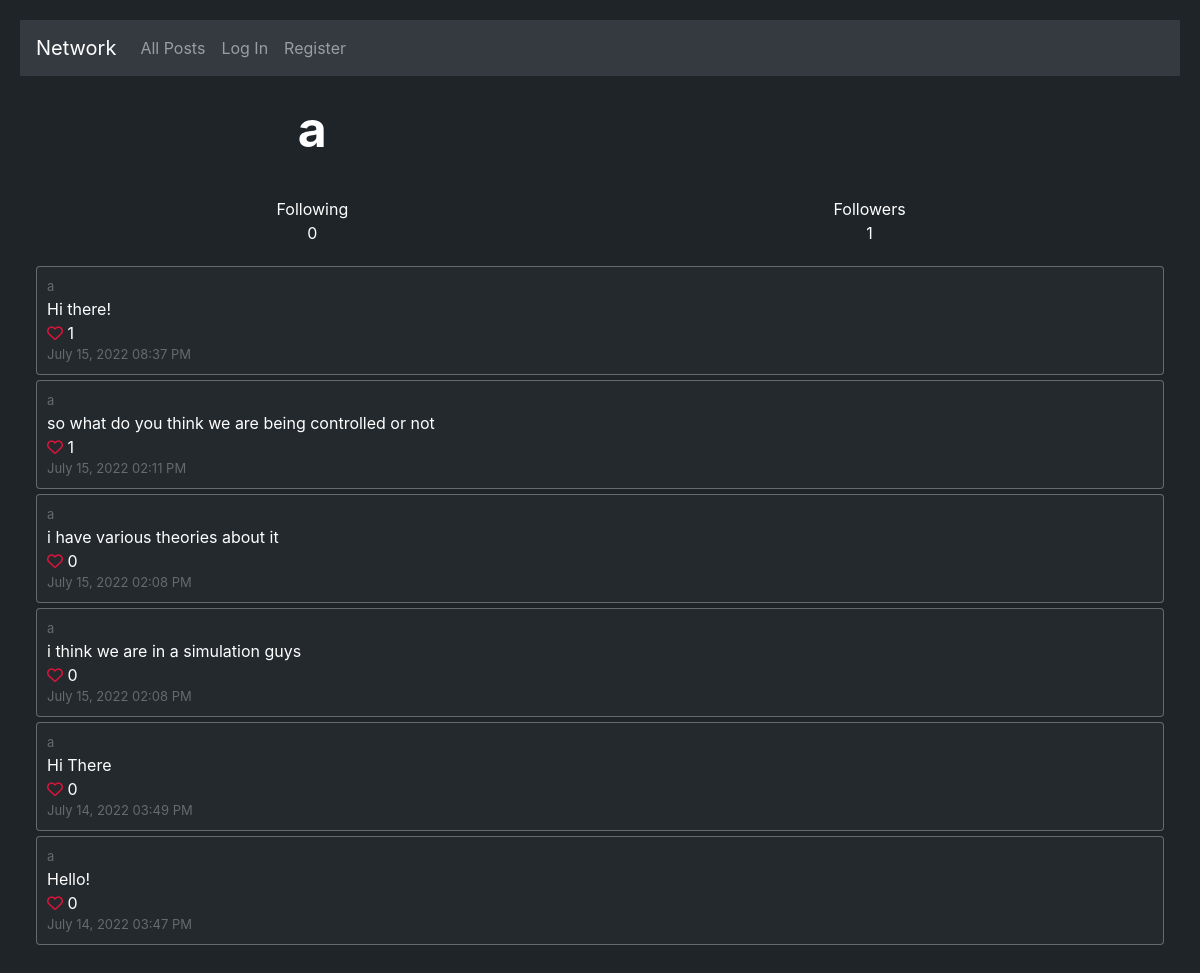
/user/a, run on an earlier commit of the app's database.
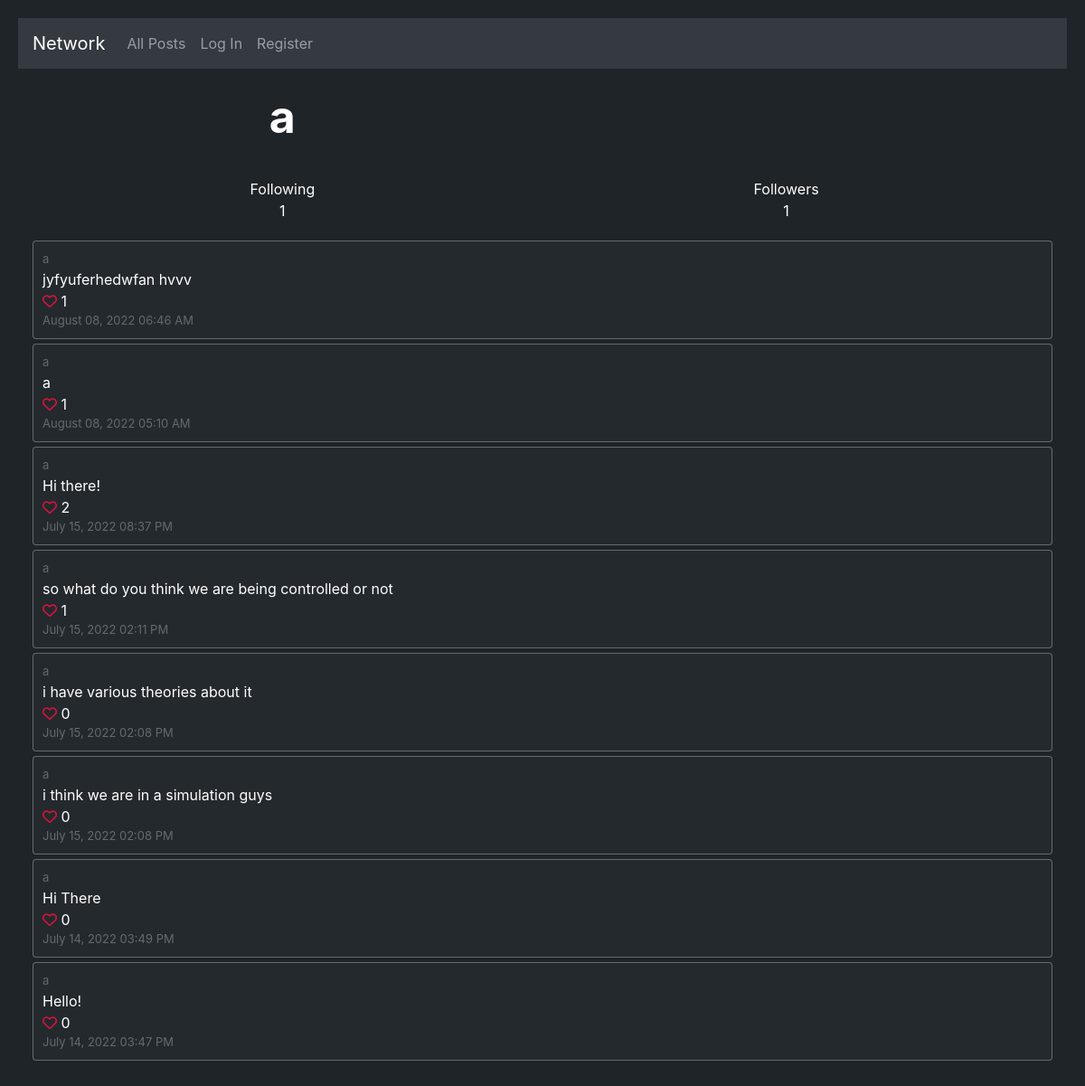
And on a later commit of the database.
### network/models.py (models this page shows, shortened)
class User(AbstractUser):
    following = models.ManyToManyField("self", symmetrical=False, related_name="followers")
    def getfollowerscount(self):
        return self.followers.count()
    def getfollowingcount(self):
        return self.following.count()

class Post(models.Model):
    message = models.TextField(max_length=200)
    user = models.ForeignKey(User, on_delete=models.CASCADE, related_name="posts")
    likes = models.ManyToManyField(User, related_name="likedposts")
    datetime = models.DateTimeField(auto_now_add=True)
    is_edited = models.BooleanField(default=False)
    def getlikescount(self):
        return f"{self.likes.count()}"
    def getdatetime(self):
        return self.datetime.strftime('%B %d, %Y %I:%M %p')

### network/views.py (the view, shortened to what this page needs)
# urls.py: path("user/<str:usern>", views.user, name="user"),
@csrf_exempt
def user(request, usern):
    userr = User.objects.get(username=usern)
    posts = userr.posts.all().order_by("-id")
    return render(request, "network/user.html", {
        "userr": userr,
        "posts": posts
    })

### network/templates/network/user.html (shortened to what this page needs)
{% extends "network/layout.html" %}
{% load tags %}
{% load static %}
{% block body %}
    <div id="user">
        <div id="usern">
            <span id="username">{{ userr.username }}</span>
        </div>
        <div id="userf">
            <ul>
                <li>Following</li>
                <li>{{ userr.getfollowingcount }}</li>
            </ul>
            <ul>
                <li>Followers</li>
                <li id="followers">{{ userr.getfollowerscount }}</li>
            </ul>
        </div>
        <div id="userp">
            {% for post in posts %}
                <div class="post">
                    <div class="u">{{ userr.username }}</div>
                    <div>{{ post.message }}</div>
                    <div><i class="fa fa-heart-o"></i> {{ post.getlikescount }}</div>
                    <div class="dt">{{ post.getdatetime }}</div>
                </div>
            {% endfor %}
        </div>
    </div>
{% endblock %}

What changed in the data, as far as the page shows it:
changed User id 1: getfollowingcount "0" → "1"
added Post: {{ userr.username }} "a", message "jyfyuferhedwfan hvvv", getlikescount "1", getdatetime "August 08, 2022 06:46 AM"
added Post: {{ userr.username }} "a", message "a", getlikescount "1", getdatetime "August 08, 2022 05:10 AM"
computed for Post "Hi there!": getlikescount "1" → "2"
